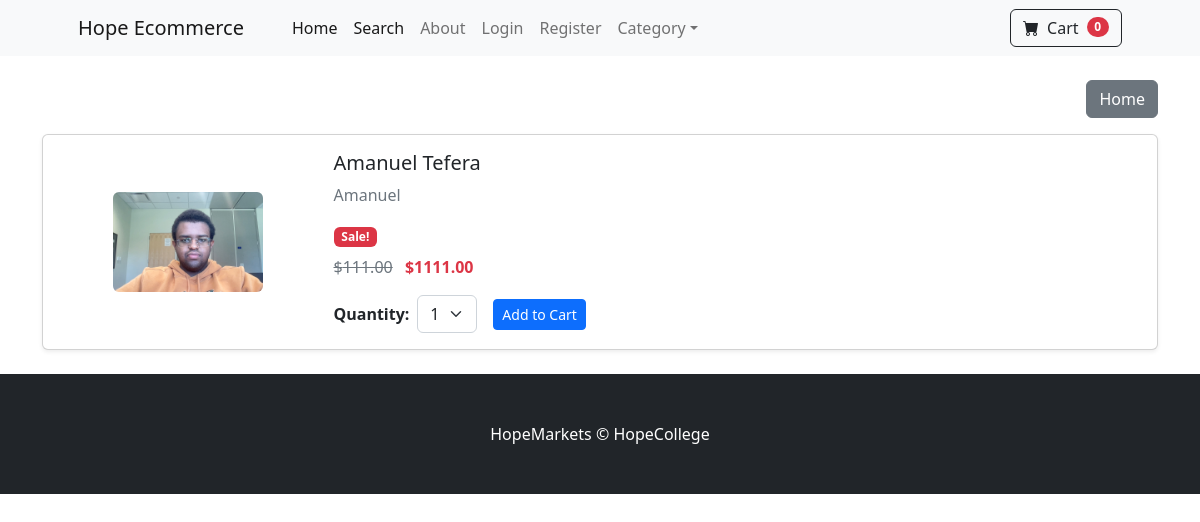
The app's page /product/21 with its own data.
### store/models.py (models this page shows, shortened)
class Product(models.Model):
    youStudentID = models.CharField(
        max_length=100,
        default="",
        blank=False
    )
    name = models.CharField(max_length=100)
    price = models.DecimalField(default=0, decimal_places=2, max_digits=7)
    category = models.ForeignKey(Category, on_delete=models.CASCADE, default=1)
    description = models.CharField(max_length=250, default='', blank=True, null=True)
    image = models.ImageField(upload_to='uploads/product/', blank=False, null=False)
    is_sale = models.BooleanField(default=False)
    sale_price = models.DecimalField(default=0, decimal_places=2, max_digits=7)

### store/views.py (the view)
# urls.py: path('product/<int:pk>', views.product, name="product"),
def product(request,pk):
	product = Product.objects.get(id=pk)
	return render(request, 'product.html', {'product':product})

### cart/cart.py (called while the page is built)
    def __len__(self):
    	return len(self.cart)

### cart/context_processors.py (called while the page is built)
def cart(request):
	return {'cart': Cart(request)}

### store/templates/product.html (shortened to what this page needs)
{% extends 'base.html' %}
{% block content %}
<div class="container my-4">
    <div class="d-flex justify-content-end mb-3">
        <a href="{% url 'home' %}" class="btn btn-secondary">Home</a>
    </div>
    <div class="card p-3 shadow-sm">
        <div class="row g-3 align-items-center">
            <div class="col-md-3 text-center">
                <img src="{{ product.image.url }}" class="img-fluid rounded" style="max-width: 150px; height: auto;" alt="Product Image">
            </div>
            <div class="col-md-6">
                <h5 class="card-title mb-2">{{ product.name }}</h5>
                <p class="card-text text-muted">{{ product.description }}</p>
                {% if product.is_sale %}
                    <div class="badge bg-danger text-white mb-2">Sale!</div>
                    <p class="card-text">
                        <span class="text-muted text-decoration-line-through">${{ product.price }}</span>
                        <span class="text-danger fw-bold ms-2">${{ product.sale_price }}</span>
                    </p>
                {% else %}
                    <p class="card-text text-success fw-bold">${{ product.price }}</p>
                {% endif %}
                <div class="d-flex align-items-center mt-3">
                    <label for="quantity" class="form-label fw-semibold me-2 mb-0">Quantity:</label>
                    <select id="qty-cart" class="form-select me-3" style="width: auto;">
                        <option value="1" selected>1</option>
                    </select>
                    <button type="button" value="{{ product.id }}" class="btn btn-primary btn-sm" id="add-cart">
                         Add to Cart
                    </button>
                </div>
            </div>
        </div>
    </div>
</div>
{% endblock %}

### records on screen
Product: image (picture), name "Amanuel Tefera", description "Amanuel", price "111.00", sale_price "1111.00"

### other values on screen
{{ cart|length }} "0"
